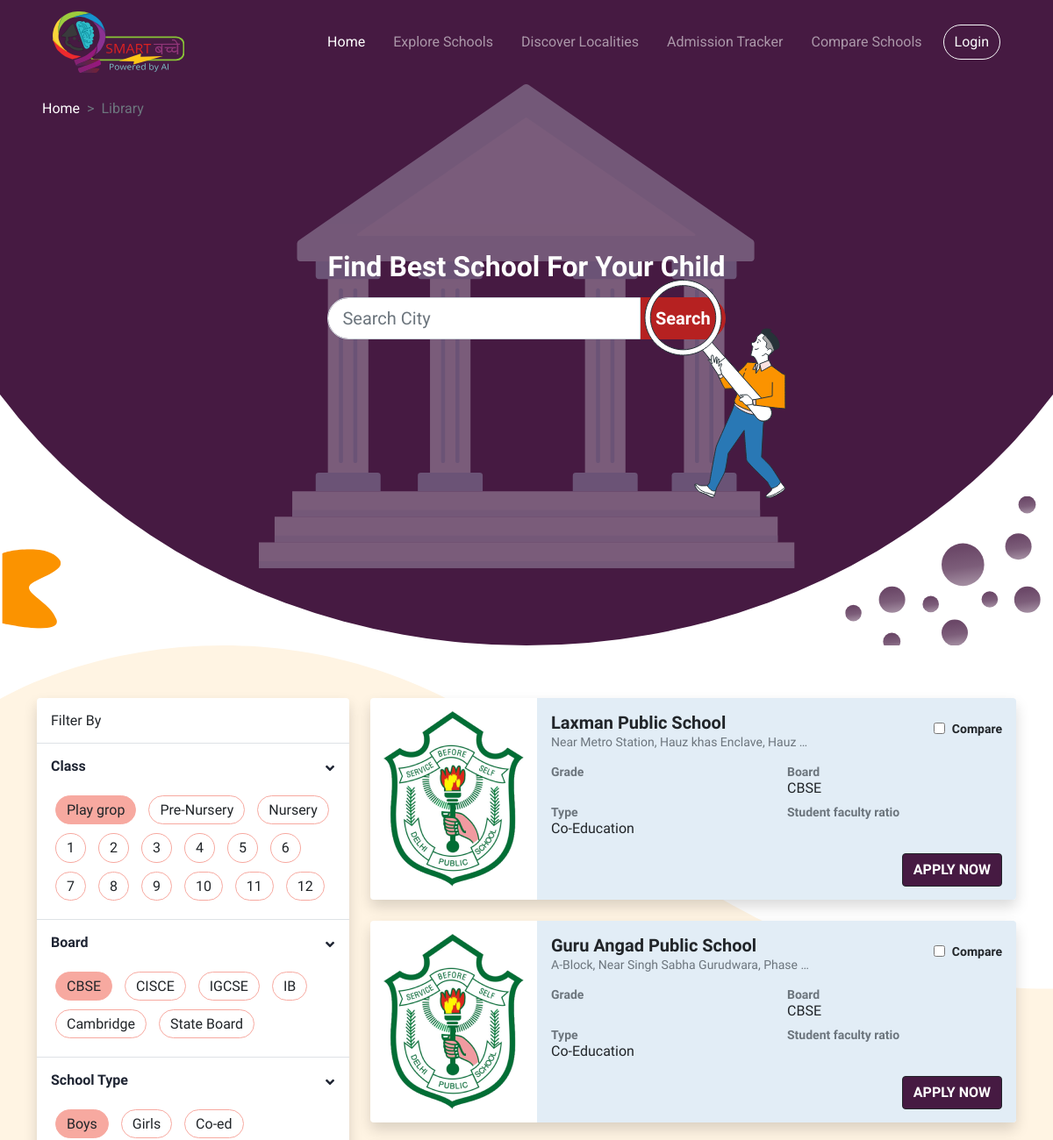
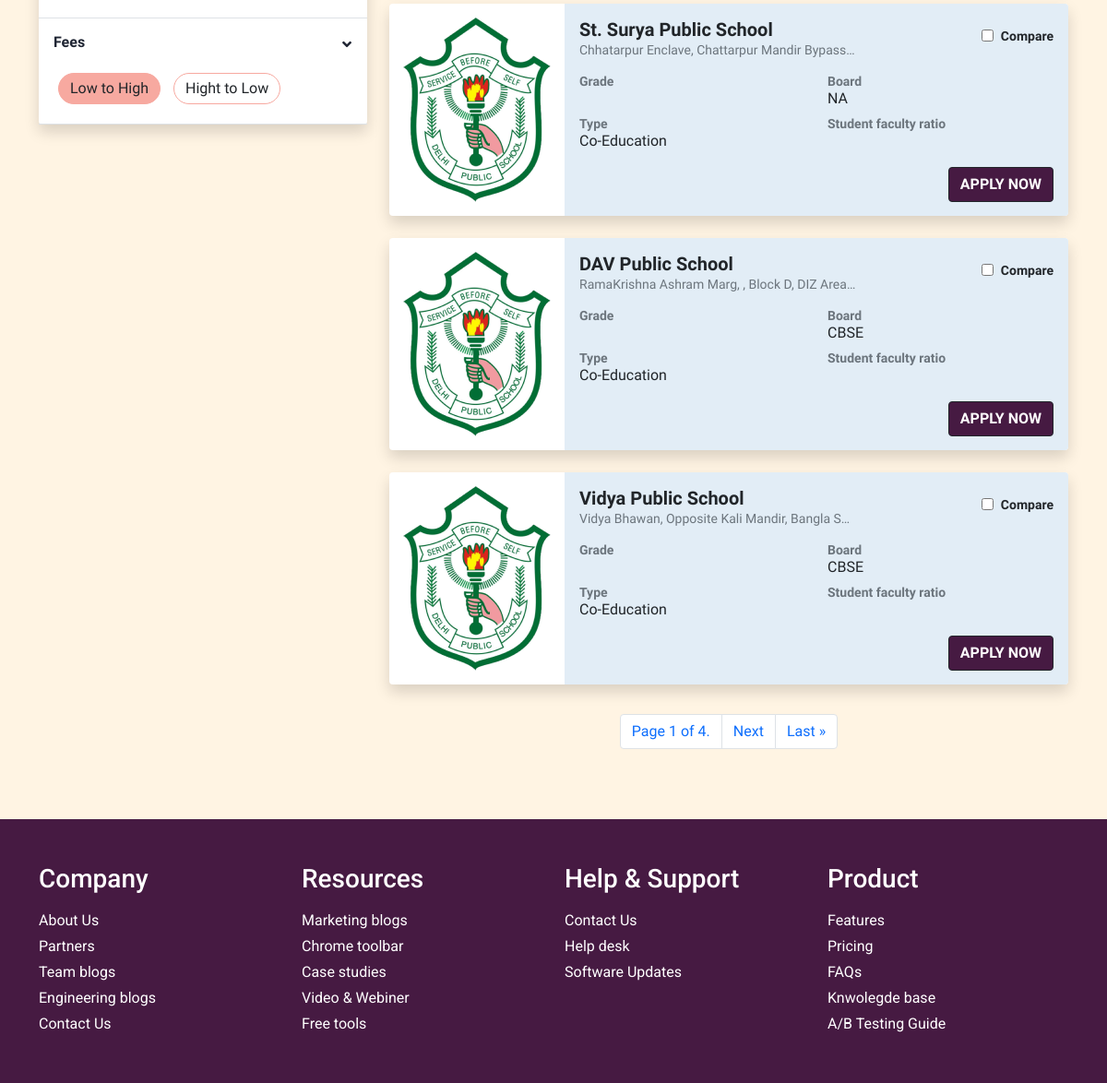
/explore/, run on an earlier commit of the app's database (2 pictures, top to bottom).
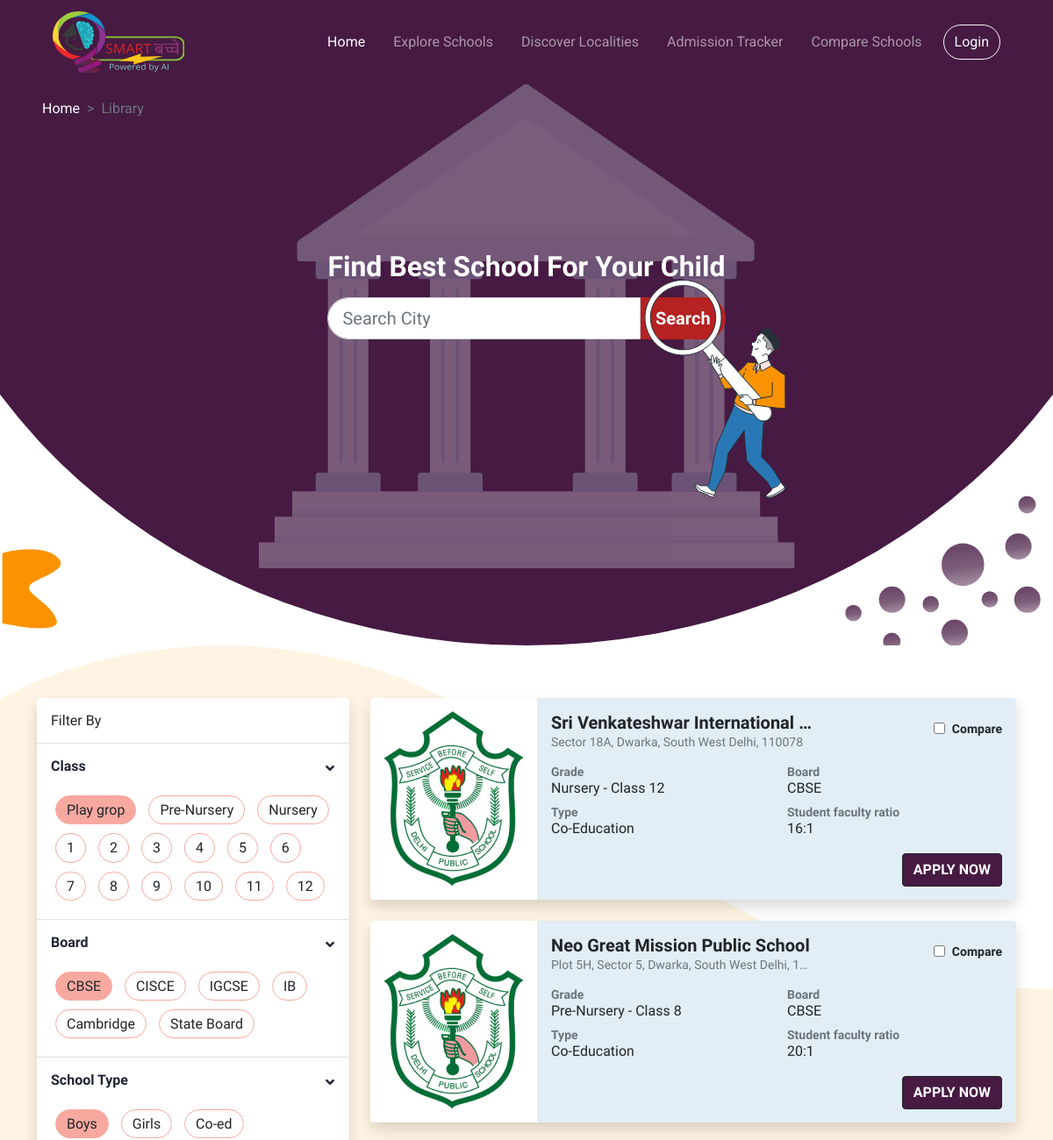
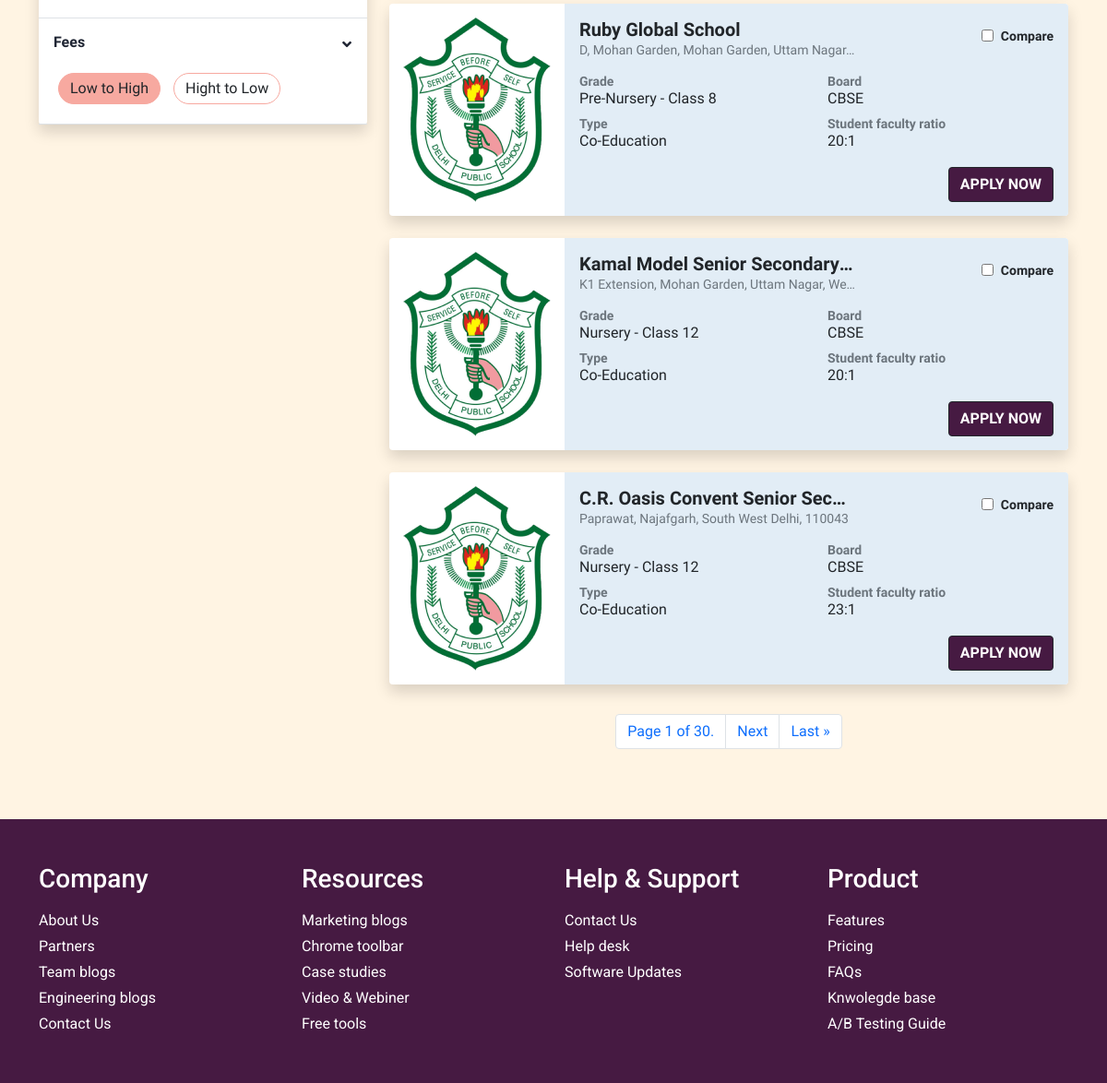
And on a later commit of the database (2 pictures, top to bottom).
### schools/models.py (models this page shows, shortened)
class School(models.Model):
    school_name = models.CharField(max_length=500)
    school_image = models.CharField(max_length=999)
    address = models.CharField(max_length=500)
    board = models.CharField(max_length=50)
    co_ed_status = models.CharField(max_length=50)
    ownership = models.CharField(max_length=50)
    sf_ratio = models.CharField(max_length=50)
    class_offered = models.CharField(max_length=50)
    verified = models.BooleanField(default=False)

### schools/views.py (the view)
# urls.py: path('explore/', views.SchoolListView.as_view(), name='explore'),
class SchoolListView(ListView):
    model = School
    paginate_by = 5 # if pagination is desired
    def get_context_data(self, **kwargs):
        context = super().get_context_data(**kwargs)
        return context

### templates/schools/school_list.html (shortened to what the changed rows need)
{% extends 'base.html' %}
{% load static %}
{% block body %}
<section class="explore-hero">
    <div class="container hero-search" style="height: 45vh; z-index: 1; display: grid;
        place-items: center;">
        <div class="search-box">
            <div class="search-text">
                <h2 class="text-center mb-3 fm-quicksand fw-700">Find Best School For Your Child</h2>
            </div>
        </div>
    </div>
</section>
<section class="mt-0 fm-quicksand background-svg">
    <div class="container">
        <div class="row">
            <div class="col-12 col-lg-8">
                {% for school in object_list %}
                <div class="card flex-column flex-md-row border-0 shadow mb-4 fw-500">
                    <div class="d-flex justify-content-center align-items-center ms-auto me-auto" id="left">
                        {% if 'https' in school.school_logo %}
                        <img src="{{ school.school_logo }}" alt="school-logo">
                        {% else %}
                        <img src="{% static 'assets/explore-page/school-logo.png' %}" alt="school-logo">
                        {% endif %}
                    </div>
                    <div class="card-body">
                        <div class="d-flex flex-column justify-content-between flex-lg-row">
                            <div style="max-width: 300px;">
                                <h5 class="fw-700 mb-0  text-truncate">{{ school.school_name }}</h5>
                                <small class="text-muted mb-2 d-block text-truncate"
                                    style="line-height: 1.5em; max-width: 300px;">{{ school.address }}</small>
                            </div>
                            <div class="d-flex gap-2 align-items-center mb-3">
                                <input type="checkbox" id="compare">
                                <lable for="compare" class="fw-700"><small>Compare</small></lable>
                            </div>
                        </div>
                        <div class="row mt-2">
                            <div class="col-6 mb-2">
                                <small class="text-muted fw-700">Grade</small>
                                <div>{{ school.class_offered }}</div>
                            </div>
                            <div class="col-6 mb-2">
                                <small class="text-muted fw-700">Board</small>
                                <div>{{ school.board }}</div>
                            </div>
                            <div class="col-6 mb-2">
                                <small class="text-muted fw-700">Type</small>
                                <div>{{ school.co_ed_status }}</div>
                            </div>
                            <div class="col-6 mb-2">
                                <small class="text-muted fw-700">Student faculty ratio</small>
                                <div>{{ school.sf_ratio }}</div>
                            </div>
                        </div>
                        <div class="d-flex d-md-block float-md-end flex-column mt-2">
                            <a href="#" class="btn bg-wine-berry btn-dark text-uppercase fw-700">Apply Now</a>
                        </div>
                    </div>
                </div>
                {% empty %}
                <h5 class="text-center">No Data Available</h5>
                {% endfor %}
                <div class="d-flex justify-content-center align-items-center">
                    <nav class="mt-2">
                        <ul class="pagination">
                            <li class=" page-item">
                                    <span class="page-link">
                                        Page {{ page_obj.number }} of {{ page_obj.paginator.num_pages }}.
                                    </span>
                            </li>
                        </ul>
                    </nav>
                </div>
            </div>
        </div>
    </div>
</section>
{% endblock %}

What changed in the data, as far as the page shows it:
removed School: school_name "Laxman Public School", address "Near Metro Station, Hauz khas Enclave, Hauz…", board "CBSE", co_ed_status "Co-Education"
removed School: school_name "Guru Angad Public School", address "A-Block, Near Singh Sabha Gurudwara, Phase…", board "CBSE", co_ed_status "Co-Education"
removed School: school_name "St. Surya Public School", address "Chhatarpur Enclave, Chattarpur Mandir Bypass…", board "NA", co_ed_status "Co-Education"
removed School: school_name "DAV Public School", address "RamaKrishna Ashram Marg, , Block D, DIZ Area…", board "CBSE", co_ed_status "Co-Education"
removed School: school_name "Vidya Public School", address "Vidya Bhawan, Opposite Kali Mandir, Bangla S…", board "CBSE", co_ed_status "Co-Education"
added School: school_name "Sri Venkateshwar International…", address "Sector 18A, Dwarka, South West Delhi, 110078", class_offered "Nursery - Class 12", board "CBSE", co_ed_status "Co-Education", sf_ratio "16:1"
added School: school_name "Neo Great Mission Public School", address "Plot 5H, Sector 5, Dwarka, South West Delhi, 1…", class_offered "Pre-Nursery - Class 8", board "CBSE", co_ed_status "Co-Education", sf_ratio "20:1"
added School: school_name "Ruby Global School", address "D, Mohan Garden, Mohan Garden, Uttam Nagar…", class_offered "Pre-Nursery - Class 8", board "CBSE", co_ed_status "Co-Education", sf_ratio "20:1"
added School: school_name "Kamal Model Senior Secondary…", address "K1 Extension, Mohan Garden, Uttam Nagar, We…", class_offered "Nursery - Class 12", board "CBSE", co_ed_status "Co-Education", sf_ratio "20:1"
added School: school_name "C.R. Oasis Convent Senior Sec…", address "Paprawat, Najafgarh, South West Delhi, 110043", class_offered "Nursery - Class 12", board "CBSE", co_ed_status "Co-Education", sf_ratio "23:1"
Also different on the page:
{{ page_obj.paginator.num_pages }}: "4" → "30"
